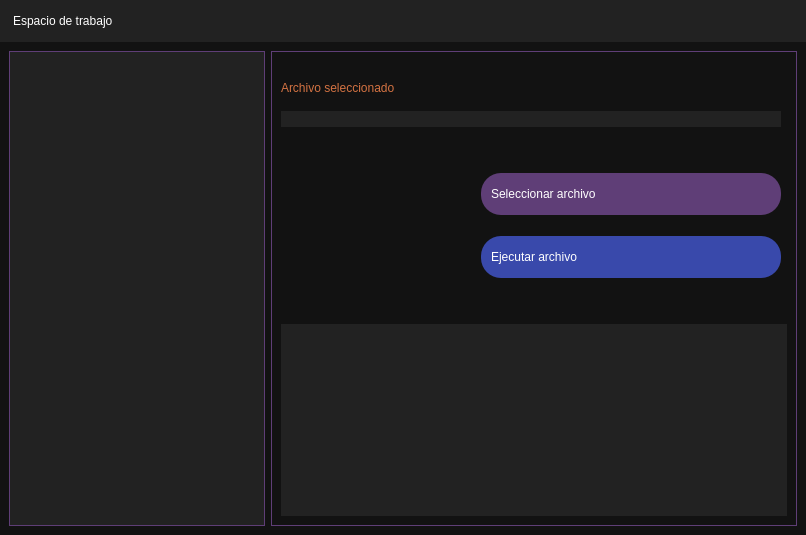
         <widget class="QWidget" name="workspaceWidget">
          <layout class="QGridLayout" name="gridLayout_8">
           <property name="leftMargin">
            <number>0</number>
           </property>
           <property name="topMargin">
            <number>0</number>
           </property>
           <property name="rightMargin">
            <number>0</number>
           </property>
           <property name="bottomMargin">
            <number>0</number>
           </property>
           <property name="spacing">
            <number>0</number>
           </property>
           <item row="0" column="0">
            <widget class="QFrame" name="frameWorkspaceContainer">
             <property name="styleSheet">
              <string notr="true">QFrame{
	background-color: #121212;
	border-radius : 0px;
}
</string>
             </property>
             <property name="frameShape">
              <enum>QFrame::NoFrame</enum>
             </property>
             <property name="frameShadow">
              <enum>QFrame::Plain</enum>
             </property>
             <property name="lineWidth">
              <number>0</number>
             </property>
             <property name="midLineWidth">
              <number>0</number>
             </property>
             <layout class="QGridLayout" name="gridLayout_9">
              <property name="leftMargin">
               <number>0</number>
              </property>
              <property name="topMargin">
               <number>0</number>
              </property>
              <property name="rightMargin">
               <number>0</number>
              </property>
              <property name="bottomMargin">
               <number>0</number>
              </property>
              <property name="spacing">
               <number>0</number>
              </property>
              <item row="1" column="0">
               <widget class="QFrame" name="frameWorkspaceContent">
                <property name="frameShape">
                 <enum>QFrame::StyledPanel</enum>
                </property>
                <property name="frameShadow">
                 <enum>QFrame::Raised</enum>
                </property>
                <layout class="QGridLayout" name="gridLayout_18">
                 <item row="0" column="1">
                  <widget class="QGroupBox" name="groupBoxWorkspace">
                   <property name="styleSheet">
                    <string notr="true">QGroupBox {

	font: 76 13pt &quot;Microsoft JhengHei UI&quot;;
	font-weight: bold;
	color: #D37242;
	
	border : 1px solid #5F3E77;
}

</string>
                   </property>
                   <property name="title">
                    <string/>
                   </property>
                   <layout class="QGridLayout" name="gridLayout_14">
                    <item row="8" column="1">
                     <spacer name="verticalSpacer_4">
                      <property name="orientation">
                       <enum>Qt::Vertical</enum>
                      </property>
                      <property name="sizeType">
                       <enum>QSizePolicy::Fixed</enum>
                      </property>
                      <property name="sizeHint" stdset="0">
                       <size>
                        <width>20</width>
                        <height>40</height>
                       </size>
                      </property>
                     </spacer>
                    </item>
                    <item row="2" column="1">
                     <spacer name="verticalSpacer_3">
                      <property name="orientation">
                       <enum>Qt::Vertical</enum>
                      </property>
                      <property name="sizeType">
                       <enum>QSizePolicy::Fixed</enum>
                      </property>
                      <property name="sizeHint" stdset="0">
                       <size>
                        <width>20</width>
                        <height>10</height>
                       </size>
                      </property>
                     </spacer>
                    </item>
                    <item row="7" column="1" alignment="Qt::AlignRight">
                     <widget class="QPushButton" name="pushButtonExecuteSelectedFile">
                      <property name="minimumSize">
                       <size>
                        <width>300</width>
                        <height>42</height>
                       </size>
                      </property>
                      <property name="maximumSize">
                       <size>
                        <width>500</width>
                        <height>16777215</height>
                       </size>
                      </property>
                      <property name="styleSheet">
                       <string notr="true">QPushButton{
	background-color: #3949AB;

	border-radius : 20px;

	font : 75 13pt &quot;Microsoft JhengHei UI&quot; bold;
	color : #FFFFFF;

	border : 2px;

	text-align : left;
	padding: 10px;
}

QPushButton:hover{
	background-color: #303F9F;
	color: #FFFFFF;

}</string>
                      </property>
                      <property name="text">
                       <string>Ejecutar archivo</string>
                      </property>
                      <property name="icon">
                       <iconset>
                        <normaloff>../img/icons/24x24/cil-check.png</normaloff>../img/icons/24x24/cil-check.png</iconset>
                      </property>
                      <property name="iconSize">
                       <size>
                        <width>24</width>
                        <height>24</height>
                       </size>
                      </property>
                      <property name="flat">
                       <bool>true</bool>
                      </property>
                     </widget>
                    </item>
                    <item row="6" column="1">
                     <spacer name="verticalSpacer_12">
                      <property name="orientation">
                       <enum>Qt::Vertical</enum>
                      </property>
                      <property name="sizeType">
                       <enum>QSizePolicy::Fixed</enum>
                      </property>
                      <property name="sizeHint" stdset="0">
                       <size>
                        <width>20</width>
                        <height>15</height>
                       </size>
                      </property>
                     </spacer>
                    </item>
                    <item row="4" column="1">
                     <spacer name="verticalSpacer_11">
                      <property name="orientation">
                       <enum>Qt::Vertical</enum>
                      </property>
                      <property name="sizeType">
                       <enum>QSizePolicy::Fixed</enum>
                      </property>
                      <property name="sizeHint" stdset="0">
                       <size>
                        <width>20</width>
                        <height>40</height>
                       </size>
                      </property>
                     </spacer>
                    </item>
                    <item row="5" column="1" alignment="Qt::AlignRight">
                     <widget class="QPushButton" name="pushButtonSelectFile">
                      <property name="minimumSize">
                       <size>
                        <width>300</width>
                        <height>42</height>
                       </size>
                      </property>
                      <property name="maximumSize">
                       <size>
                        <width>500</width>
                        <height>16777215</height>
                       </size>
                      </property>
                      <property name="styleSheet">
                       <string notr="true">QPushButton{
	background-color : #5F3E77;
	font : 75 13pt &quot;Microsoft JhengHei UI&quot; bold;
	color : #FFFFFF;

	border : 2px;
	border-radius : 20px;

	text-align : left;
	padding: 10px;
}

QPushButton:hover{

	background-color: #61364F;
	color : #FFFFFF;
}
</string>
                      </property>
                      <property name="text">
                       <string>Seleccionar archivo</string>
                      </property>
                      <property name="icon">
                       <iconset>
                        <normaloff>../img/icons/24x24/cil-file.png</normaloff>../img/icons/24x24/cil-file.png</iconset>
                      </property>
                      <property name="iconSize">
                       <size>
                        <width>24</width>
                        <height>24</height>
                       </size>
                      </property>
                     </widget>
                    </item>
                    <item row="1" column="1">
                     <widget class="QLabel" name="labelSelectedFile">
                      <property name="styleSheet">
                       <string notr="true">QLabel {
	font: 25 14pt &quot;Microsoft YaHei UI Light&quot;;
	color : #D37242;
}</string>
                      </property>
                      <property name="text">
                       <string>Archivo seleccionado</string>
                      </property>
                     </widget>
                    </item>
                    <item row="9" column="1" colspan="2">
                     <widget class="QListView" name="listViewFileHistory">
                      <property name="styleSheet">
                       <string notr="true">QListView{
	background-color : #222222;
    font : 75 13pt &quot;Microsoft JhengHei UI&quot; bold;
	color : #D37242;
	border-radius : 0px;
	padding-left : 50px;
	text-align : left;
}</string>
                      </property>
                     </widget>
                    </item>
                    <item row="3" column="1" alignment="Qt::AlignRight">
                     <widget class="QLineEdit" name="lineEditSelectedFile">
                      <property name="minimumSize">
                       <size>
                        <width>500</width>
                        <height>0</height>
                       </size>
                      </property>
                      <property name="maximumSize">
                       <size>
                        <width>500</width>
                        <height>16777214</height>
                       </size>
                      </property>
                      <property name="styleSheet">
                       <string notr="true">QLineEdit {
	font: 25 18pt &quot;Microsoft YaHei UI&quot;;
	background-color : #222222;
	color : #FFFFFF;
	border : 2px;
	border-radius : 15px;
}</string>
                      </property>
                     </widget>
                    </item>
                    <item row="0" column="1">
                     <spacer name="verticalSpacer_13">
                      <property name="orientation">
                       <enum>Qt::Vertical</enum>
                      </property>
                      <property name="sizeType">
                       <enum>QSizePolicy::Fixed</enum>
                      </property>
                      <property name="sizeHint" stdset="0">
                       <size>
                        <width>20</width>
                        <height>20</height>
                       </size>
                      </property>
                     </spacer>
                    </item>
                   </layout>
                  </widget>
                 </item>
                 <item row="0" column="0">
                  <widget class="QTreeView" name="treeViewSystem">
                   <property name="minimumSize">
                    <size>
                     <width>250</width>
                     <height>0</height>
                    </size>
                   </property>
                   <property name="styleSheet">
                    <string notr="true">QTreeView {

	background-color : #222222;

	font: 25 14pt &quot;Microsoft YaHei UI Light&quot;;
	color : #FFFFFF;

	border : 1px solid #5F3E77;

}

QHeaderView::section {
    background-color : #121212;
    font: 25 14pt &quot;Microsoft YaHei UI Light&quot; bold;
    color : #FFFFFF;
    border-radius : 0px;
    text-align : left;
}</string>
                   </property>
                  </widget>
                 </item>
                </layout>
               </widget>
              </item>
              <item row="0" column="0" colspan="2">
               <widget class="QLabel" name="labelWorkspaceTitle">
                <property name="minimumSize">
                 <size>
                  <width>0</width>
                  <height>42</height>
                 </size>
                </property>
                <property name="maximumSize">
                 <size>
                  <width>16777215</width>
                  <height>42</height>
                 </size>
                </property>
                <property name="styleSheet">
                 <string notr="true">QLabel{
	background-color: #222222;
	font : 77 17pt &quot;Microsoft JhengHei UI&quot; ;
	color : #FFFFFF;
	border-radius : 0px;
	text-align : left;
	padding: 10px;
}
</string>
                </property>
                <property name="text">
                 <string>Espacio de trabajo</string>
                </property>
               </widget>
              </item>
             </layout>
            </widget>
           </item>
          </layout>
         </widget>
